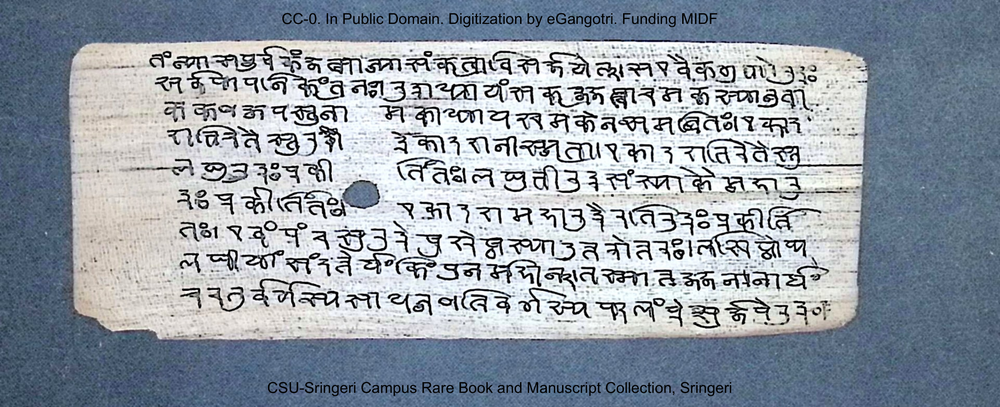
#> input picture data/samples/sample_palmleaf.png, 1000 x 407 px, shrunk from 2048 x 834 before the run
$ python -i preprocess.py   (imports and definitions only)
#> lines starting #> are read from the running program, lines starting #| are printed output that depends on the picture
#> further down, picture is the input picture: shape (407, 1000, 3); mean B, G, R 165.1, 154.8, 145.7
"""In-memory enhancement for robustness (faded ink, low contrast, uneven lighting).
Always works on a copy; the file on disk is never touched."""
import cv2
import numpy as np


def clahe_enhance(img_bgr: np.ndarray) -> np.ndarray:
    lab = cv2.cvtColor(img_bgr, cv2.COLOR_BGR2LAB)
#> lab: shape (407, 1000, 3); mean of channels 0, 1, 2 159.3, 127.3, 121.2
    l, a, b = cv2.split(lab)
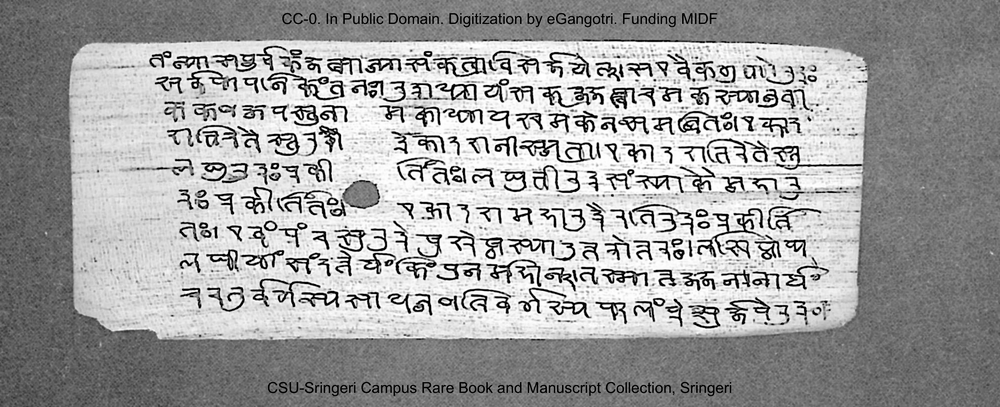
#> l: shape (407, 1000); min 0, max 255, mean 159.3
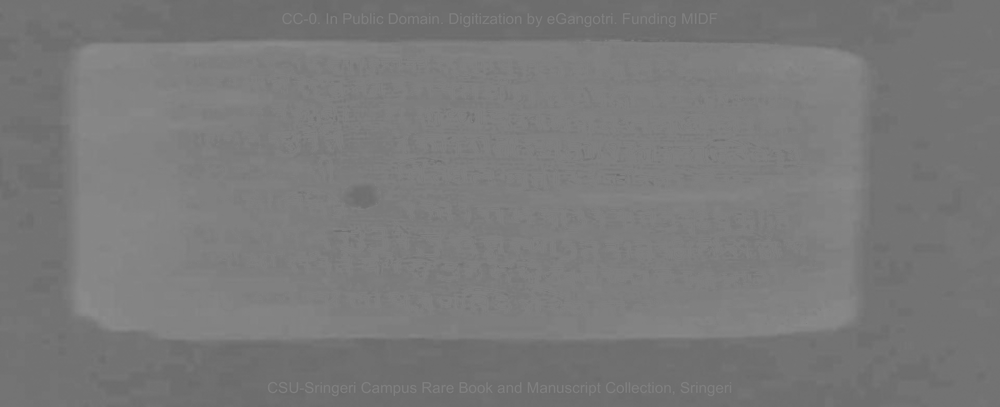
#> b: shape (407, 1000); min 104, max 140, mean 121.2
    l = cv2.createCLAHE(clipLimit=2.5, tileGridSize=(8, 8)).apply(l)
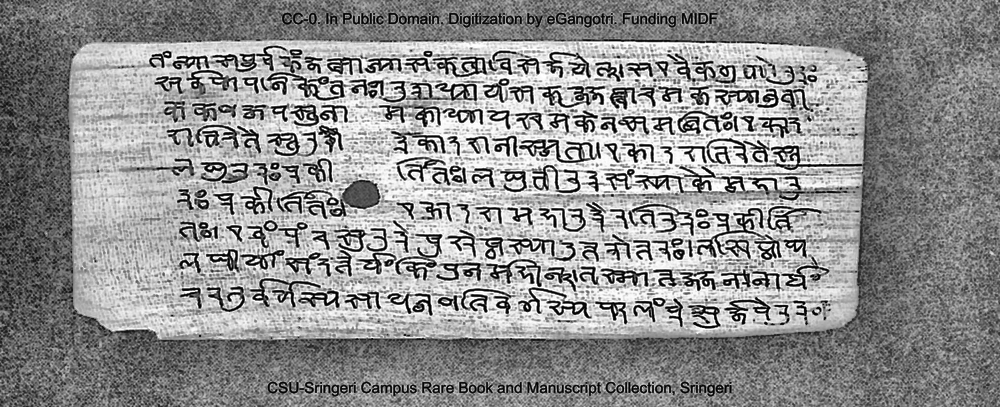
#> l: shape (407, 1000); min 1, max 255, mean 143
    return cv2.cvtColor(cv2.merge((l, a, b)), cv2.COLOR_LAB2BGR)
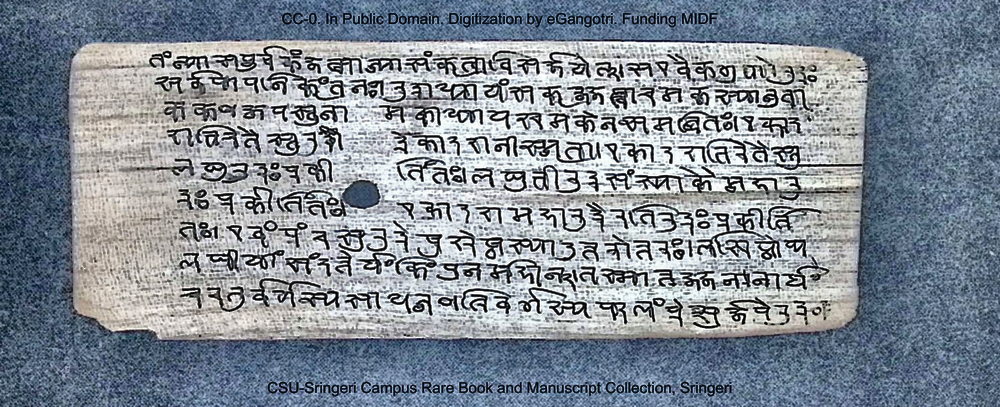
#> returned value: shape (407, 1000, 3); mean B, G, R 148.3, 138.2, 129


def flatten_illumination(img_bgr: np.ndarray) -> np.ndarray:
    """Divide by a heavily blurred background estimate to remove shading/vignetting."""
    k = max(31, (min(img_bgr.shape[:2]) // 8) | 1)
    bg = cv2.GaussianBlur(img_bgr, (k, k), 0).astype(np.float32) + 1.0
    out = img_bgr.astype(np.float32) / bg * 160.0
    return np.clip(out, 0, 255).astype(np.uint8)


def preprocess(img_bgr: np.ndarray, mode: str = "auto") -> np.ndarray:
    """mode: none | clahe | auto (CLAHE only when the page is low contrast)."""
    if mode == "none":
        return img_bgr.copy()
    if mode == "clahe":
        return clahe_enhance(img_bgr)
    gray = cv2.cvtColor(img_bgr, cv2.COLOR_BGR2GRAY)
    if float(gray.std()) < 40.0:
        return clahe_enhance(img_bgr)
    return img_bgr.copy()

>>> import cv2
>>> picture = cv2.imread('../../data/samples/sample_palmleaf.png')
>>> result = clahe_enhance(picture)

$ run again, on data/samples/sample_paper.png
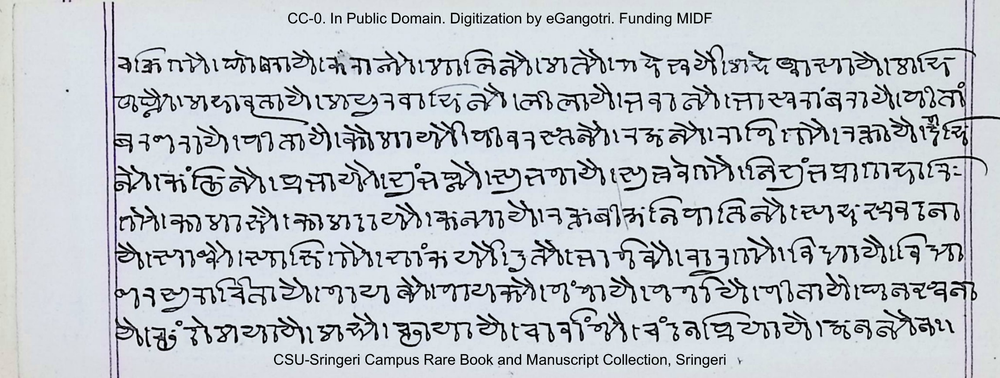
#> input picture data/samples/sample_paper.png, 1000 x 378 px, shrunk from 2047 x 774 before the run
#> picture is the input picture: shape (378, 1000, 3); mean B, G, R 203.4, 197.8, 192.5
#> lab: shape (378, 1000, 3); mean of channels 0, 1, 2 200.8, 127.4, 124.5
#> in clahe_enhance, `l = cv2.createCLAHE(clipLimit=2.5, tileGridSize=(8, 8)).apply(l)`:
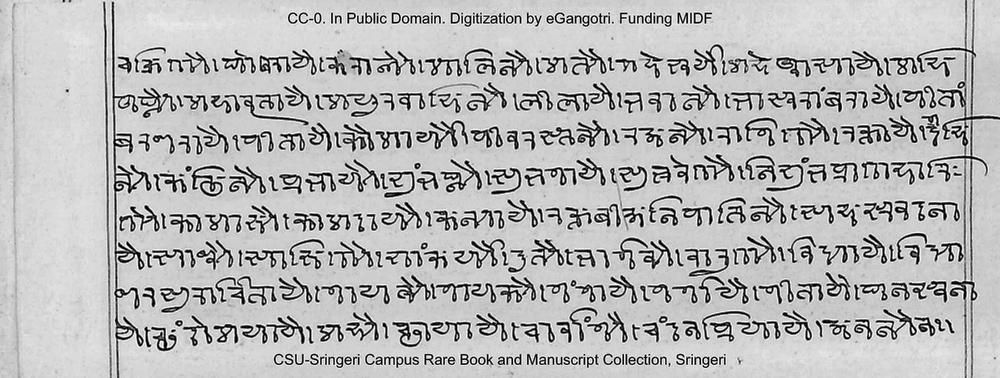
#> l: shape (378, 1000); min 1, max 255, mean 183.7
